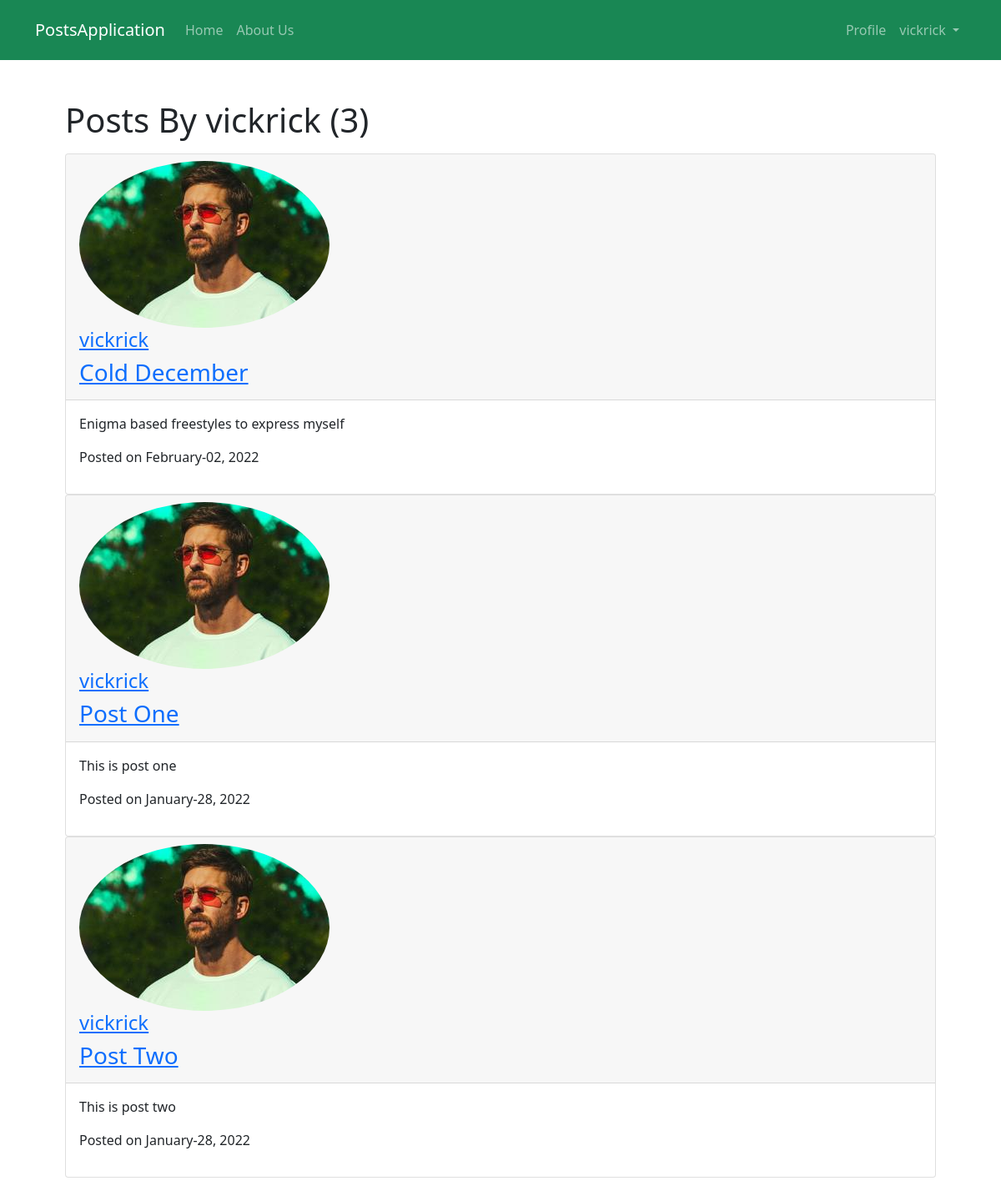
The app's page /user/vickrick (signed in) with its own data.
### postsapp/models.py (models this page shows, shortened)
class Post(models.Model):
    title=models.CharField(max_length=100)
    content=models.TextField()
    date_posted=models.DateTimeField(default=timezone.now)
    author=models.ForeignKey(User,on_delete=models.CASCADE)

### users/models.py (models this page shows, shortened)
class Profile(models.Model):
    user=models.OneToOneField(User,on_delete=models.CASCADE)
    image= models.ImageField(default='default.jpg',upload_to='profile_pics')

### postsapp/views.py (the view)
# urls.py: path('user/<str:username>', UserPostListView.as_view(),name='userposts'),
class UserPostListView(LoginRequiredMixin,ListView):
    model=Post
    template_name='postsapp/userposts.html'
    context_object_name='posts'
    paginate_by=3
    def get_queryset(self):
        user=get_object_or_404(User,username=self.kwargs.get('username'))
        return Post.objects.filter(author=user).order_by('-date_posted')

### postsapp/templates/postsapp/userposts.html (shortened to what this page needs)
{% extends 'postsapp/base.html' %}
{% block content %}
<div class="container">
<h1 class="mb-3">Posts By {{view.kwargs.username}} ({{page_obj.paginator.count}}) </h1>
{%for post in posts%}
<div class="card">
    <div class="card-header">
        <img src="{{post.author.profile.image.url}}" class="rounded-circle article-img" alt="">
        <h4><a href="{%url 'userposts' post.author.username%}">{{post.author}}</a> </h4>
    <h3> <a class="article-title" href="{%url 'postdetails' post.id%}">{{post.title}}</a></h3>
    </div>
    <div class="card-body">
        <p>{{post.content}}</p>
<p>Posted on {{post.date_posted| date:"F-d, Y"}}</p>
</div>
</div>
<article>
{%endfor%}
</div>
{% endblock %}

### postsapp/templates/postsapp/base.html (shortened to what this page needs)
<html>
<head>
  {% load static %}
    <link rel="stylesheet" type="text/css" href="{%static  'postsapp/css/bootstrap.min.css'%}">
</head>
<body>
    <nav class="navbar navbar-expand-lg navbar-dark bg-success">
        <div class="container">
        <a class="navbar-brand" href="#">PostsApplication</a>
        <div class="collapse navbar-collapse" id="navbarSupportedContent">
          <ul class="navbar-nav mr-auto py-2">
            <li class="nav-item active">
              <a class="nav-link" href="{% url 'homepage'%}">Home </a>
            </li>
            <li class="nav-item">
              <a class="nav-link" href="/about">About Us</a>
            </li>
        </ul>
            <ul class="navbar-nav ms-auto ">
                {% if user.is_authenticated %}
                <li class="nav-item"> <a class="nav-link" href="{%url 'profile'%}">Profile</a>
                </li>
                <li class="nav-item dropdown">
                <a class="nav-link dropdown-toggle" href="#" id="navbarDropdown" role="button" data-bs-toggle="dropdown" aria-haspopup="true" aria-expanded="false">
                    {{user.username}}
                </a>
                </li>
            {% endif %}
        </div>
    </div>
      </nav>
      <div class="row">
         <div class="col md-8">
             <div class="container py-5">
{%block content%}
{% endblock %}
</div>
         </div>
        </div>
</body>
</html>

### records on screen
Post: author.profile.image (picture), author "vickrick", title "Cold December", content "Enigma based freestyles to express myself", date_posted "February-02, 2022"
Post: author.profile.image (picture), author "vickrick", title "Post One", content "This is post one", date_posted "January-28, 2022"
Post: author.profile.image (picture), author "vickrick", title "Post Two", content "This is post two", date_posted "January-28, 2022"

### other values on screen
{{ user.username }} "vickrick"
{{ view.kwargs.username }} "vickrick"
{{ page_obj.paginator.count }} "3"
